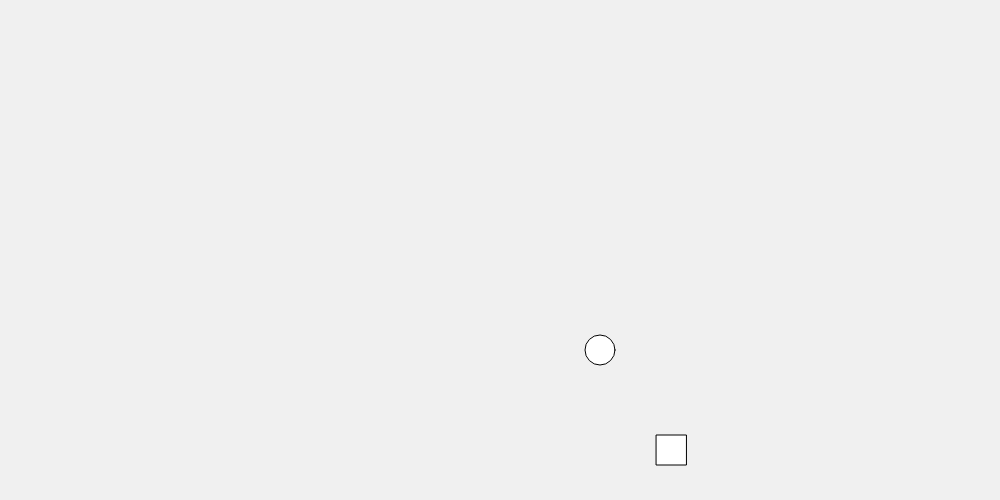
Frame 1 (no input)
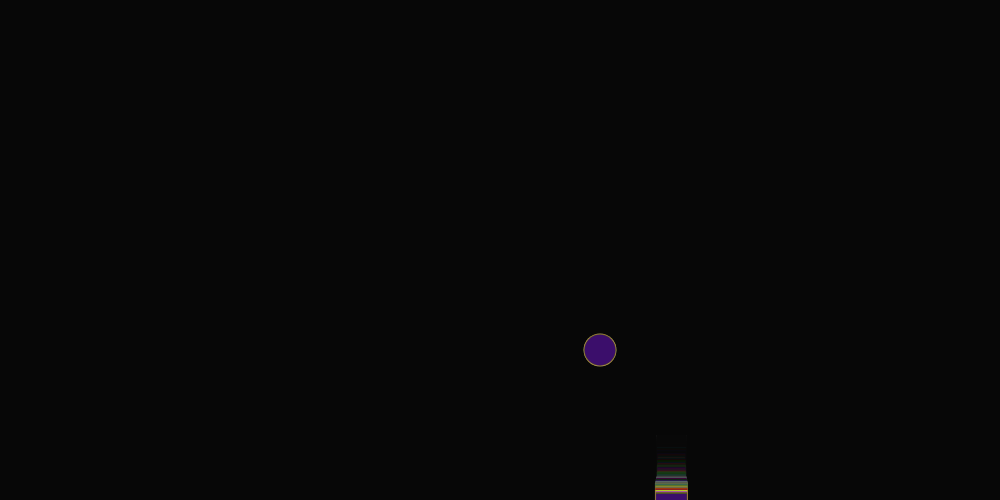
Frame 60 (no input)
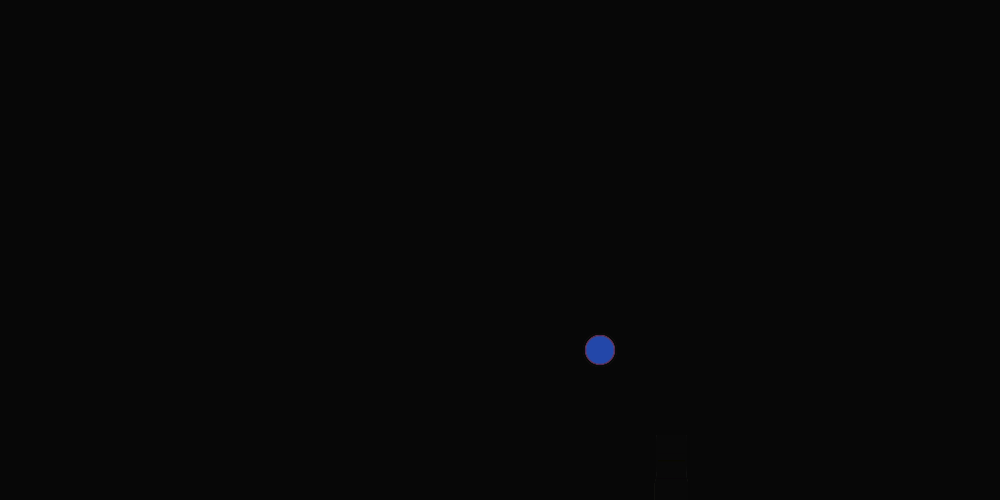
Frame 120 (the mouse pressed at the canvas centre since frame 60)

The p5.js sketch that drew these frames (run headless with seeded random() and noise() and a simulated clock; from frame 60 on, the mouse is pressed at the canvas centre):

// p5.js sketch
// ── sketch.js
var movingSquares = { //To start, I needed to define a posX, posY, side, speed, and direction.
  posX: 200,
  posY: 200,
  side: 30,
  speed: 1,
  dirY: 1,
  move: function(){
      this.posY = this.posY + (this.speed * this.dirY);
      if (this.posY >= 500 || this.posY <= 0){
        this.dirY = -this.dirY
      }
  },
  drawing: function(){
    translate(500, 250); //Previously, an i variable was here, though it was redundant.
    rectMode(CENTER); //Instead of moving based on the top-left corner, I used this mode to follow it based on the Center.
    rect(this.posX, this.posY, this.side, this.side);
    ellipse(100, 100, this.side, this.side);
    noStroke();
    fill(random(255), random(255), random(255)); //Just a randomized fill with no constant color.
  },
  grow: function(){ //Decided to give a random variable to a growth function.
    this.side = this.side + random(-1, 1)
  },
  setupSquares: function(){
    this.posX = random(-400, 400);
  },
}
function setup() {
  createCanvas(1000, 500);
  movingSquares.setupSquares();
  frameRate(60); //Just to make sure everything works well with speed.
}

function draw() {
  background(0, 15); //Reintroducing the trippy effects here, man!
  movingSquares.drawing();
  movingSquares.move();
  movingSquares.grow();
}
